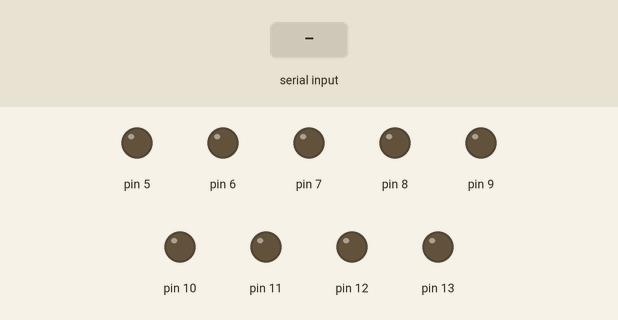
The sketch below on a simulated Arduino Uno, built with avr-gcc and run on an emulated ATmega328P. On the bench: output pins drawn as LEDs (lit = HIGH). The inputs (shaded band) are chosen by the test bench.

Above: at 1.2 s.
1.3 s: "1" received over Serial
At 2.0 s:
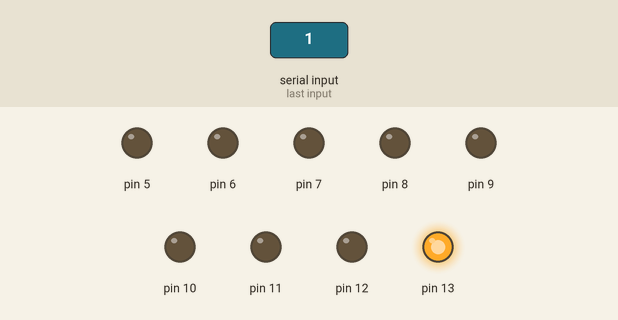
2.9 s: byte 66 ('B') received over Serial
At 4.7 s:
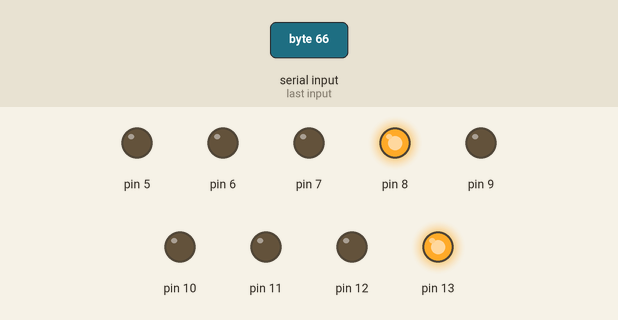
5.0 s: byte 68 ('D') received over Serial
At 6.4 s:
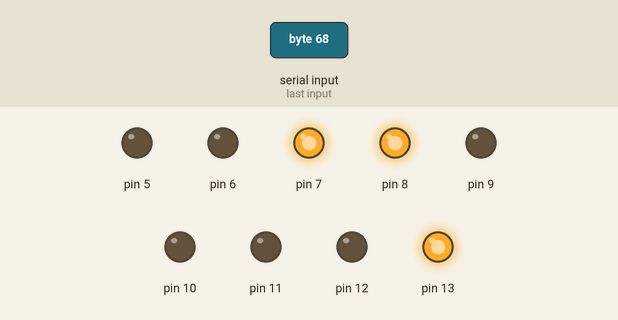
7.1 s: byte 67 ('C') received over Serial
At 8.0 s:
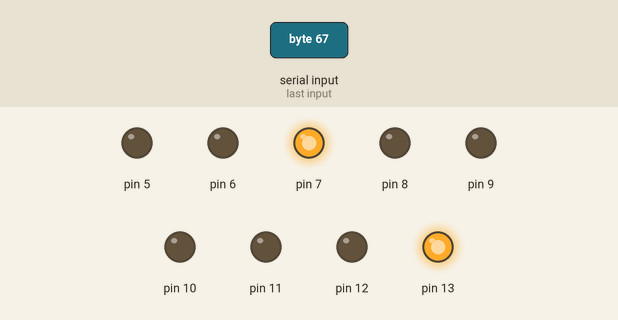
9.2 s: byte 70 ('F') received over Serial
At 10.8 s:
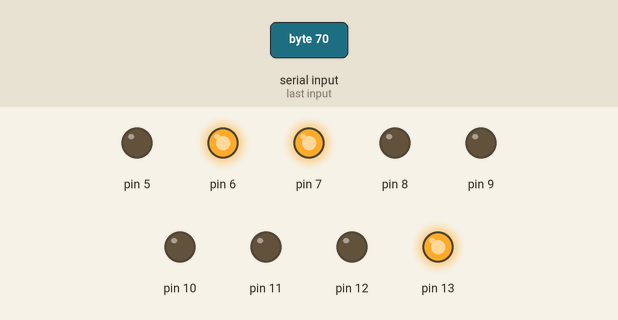
11.3 s: byte 69 ('E') received over Serial
At 12.4 s:
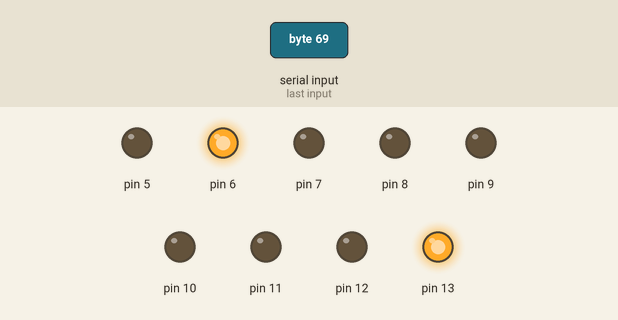
Timing chart, 0 to 14.3 s (numbered marks = the images above; inputs shaded):
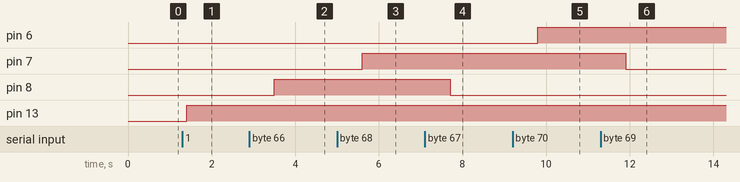

The sketch:

ControladorArduino.ino
```cpp
void setup() {
  // put your setup code here, to run once:
  Serial.begin (9600);
  pinMode(13, OUTPUT);
  pinMode(12, OUTPUT);
  pinMode(11, OUTPUT);
  pinMode(10, OUTPUT);
  pinMode(9, OUTPUT);
  pinMode(8, OUTPUT);
  pinMode(7, OUTPUT);
  pinMode(6, OUTPUT);
  pinMode(5, OUTPUT);
}

void loop() {
  // put your main code here, to run repeatedly:
  int peticion = Serial.read();
  switch(peticion)
  {
    case '1': // Caso para prender las luces del patio
      digitalWrite(13, HIGH);
    break;
    case '2':
      digitalWrite(13, LOW);
    break;
    case '3':// Caso para prender y apagar las luces de la entrada
      digitalWrite(12, HIGH);
    break;
    case '4':
      digitalWrite(12, LOW);
    case '5':
      digitalWrite(11, HIGH); // Caso para prender y apagar las luces del pasillo
    break;
    case '6':
      digitalWrite(11, LOW);
    break;
    // Cosina
    case '7':
      digitalWrite(10, HIGH);
    break;
    case '8':
      digitalWrite(10, LOW);
    break;
    // Sala
    case '9':
      digitalWrite(9, HIGH);
    break;
    case 'A':
      digitalWrite(9, LOW);
    break;
    // Dormitorio
    case 'B':
      digitalWrite(8, HIGH);
    break;
    case 'C':
      digitalWrite(8, LOW);
    break;
    // Baño
    case 'D':
      digitalWrite(7, HIGH);
    break;
    case 'E':
      digitalWrite(7, LOW);
    break;
    // Cuarto de juegos
    case 'F':
      digitalWrite(6, HIGH);
    break;
    case 'J':
      digitalWrite(6, LOW);
    break;
    // Cochera
    case 'H':
      digitalWrite(5, HIGH);
    break;
    case 'I':
      digitalWrite(5, LOW);
    break;
  }
  delay(700);

}
```

Measured:
- after the input at 1.3 s, pin 13: LOW → HIGH after 0.10 s
- after the input at 2.9 s, pin 8: LOW → HIGH after 0.60 s
- after the input at 5.0 s, pin 7: LOW → HIGH after 0.60 s
- after the input at 7.1 s, pin 8: HIGH → LOW after 0.60 s
- after the input at 9.2 s, pin 6: LOW → HIGH after 0.60 s
- after the input at 11.3 s, pin 7: HIGH → LOW after 0.60 s
